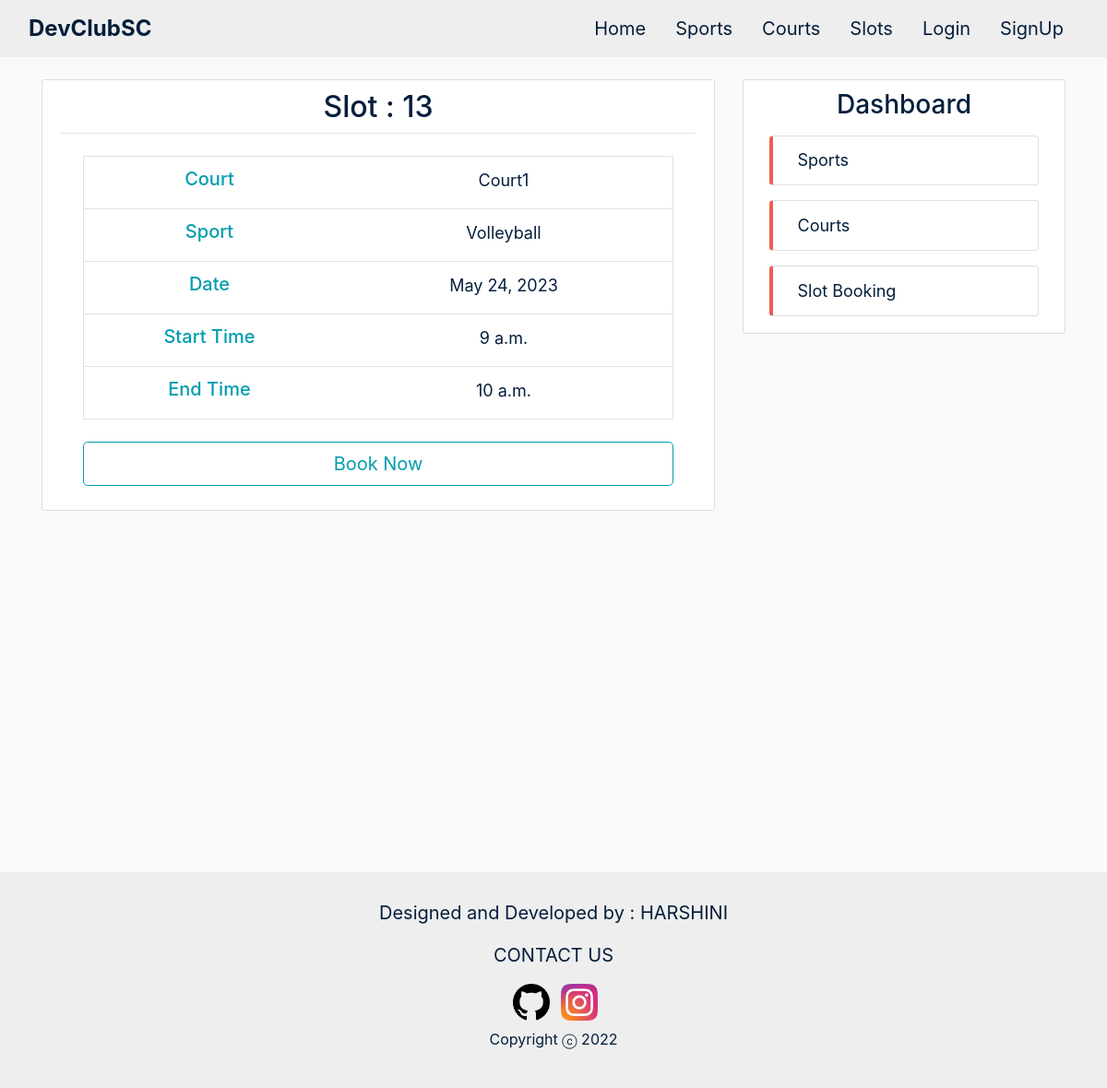
/slots/13/, run on the app's committed database.
### sports/models.py (models this page shows, shortened)
class Slot(models.Model):
    sport = models.ForeignKey(Sport, on_delete=models.CASCADE, default='')
    court = models.ForeignKey(Court, on_delete=models.CASCADE, default='')
    date = models.DateField()
    start_time = models.TimeField()
    end_time = models.TimeField()

class Sport(models.Model):
    name = models.CharField(max_length=100)
    courts = models.ManyToManyField(Court, blank=True)

### courts/models.py (models this page shows, shortened)
class Court(models.Model):
    name = models.CharField(max_length=100)
    capacity = models.IntegerField()

### sports/views.py (the view)
# urls.py: path('slots/<int:pk>/', SlotDetailView.as_view(), name='slots-detail'),
class SlotDetailView(DetailView):
    model = Slot
    context_object_name = 'slot'
    extra_context = {'staffs': Staff.objects.all(), 'slots': Slot.objects.all()}

### sports/templates/sports/slot_detail.html (shortened to what this page needs)
{% extends 'sports/base.html' %}
{% block content %}
    <article class="media content-section">
        <div class="media-body">
        <div class="article-metadata">
            <h2 class="article-title sport-detail-title">Slot : {{slot.id}}</h2>
        </div>
        <div class=" mx-4 my-4">
          <table class="table table-hover border rounded">
              <tbody>
              <tr>
                  <th scope="row" class='centre-text'><h5 class="centre-text side-header mb-2">Court</h5></th>
                  <td class='centre-text px-4'>
                      <a class="small-text small-a" href="{% url 'courts-detail' slot.court.id %}">{{ slot.court.name }}</a>
                  </td>
              </tr>
              <tr>
                  <th scope="row" class='centre-text'><h5 class="centre-text side-header mb-2">Sport</h5></th>
                  <td class='centre-text px-4'>
                      <a class="small-text small-a" href="{% url 'sports-detail' slot.sport.id %}">{{ slot.sport.name }}</a>
                  </td>
              </tr>
              <tr>
                  <th scope="row" class='centre-text'><h5 class="centre-text side-header mb-2">Date</h5></th>
                  <td class='centre-text px-4'>
                      <a class="small-text small-a" href="#">{{ slot.date }}</a>
                  </td>
              </tr>
              <tr>
                  <th scope="row" class='centre-text'><h5 class="centre-text side-header mb-2">Start Time</h5></th>
                  <td class='centre-text px-4'>
                      <a class="small-text small-a" href="#">{{ slot.start_time }}</a>
                  </td>
              </tr>
              <tr>
                  <th scope="row" class='centre-text'><h5 class="centre-text side-header mb-2">End Time</h5></th>
                  <td class='centre-text px-4'>
                      <a class="small-text small-a" href="#">{{ slot.end_time }}</a>
                  </td>
              </tr>
              </tbody>
          </table>
      </div>
      <div class="px-4">
        <form action="{%url 'add_slot' slot.id %}" method="POST">
            <button type="submit" class="btn btn-outline btn-block btn-lg mt-1 mb-3 trending-btn">Book Now</button>
        </form>
    </div>
        </div>
    </article>
{% endblock content %}

### sports/static/sports/main.css (style rules this page uses)
body { background: #fafafa; color: #444444; padding-top: 62px; }
h1, h2, h3, h4, h5, h6 { color: #444444; }
.content-section { background: #ffffff; padding: 10px 20px; border: 1px solid #dddddd; border-radius: 3px; margin-bottom: 20px; }
.article-title { color: #041e3c; }
.article-metadata { padding-bottom: 1px; margin-bottom: 4px; border-bottom: 1px solid #e3e3e3; text-align: center; }
.btn { color:#0468d7 !important; border-color: #0468d7; }
.centre-text { text-align: center; }
.sport-detail-title { color: #041e3c; }
.side-header { color: #009DAE; }
.small-text { font-size: 18px; color: #041e3c; }
.trending-btn { color: #009DAE !important; border-color: #009DAE; background-color: #ffffff !important; }

### data on the page
Slot: id "13", court.name "Court1", sport.name "Volleyball", date "May 24, 2023", start_time "9 a.m.", end_time "10 a.m."
